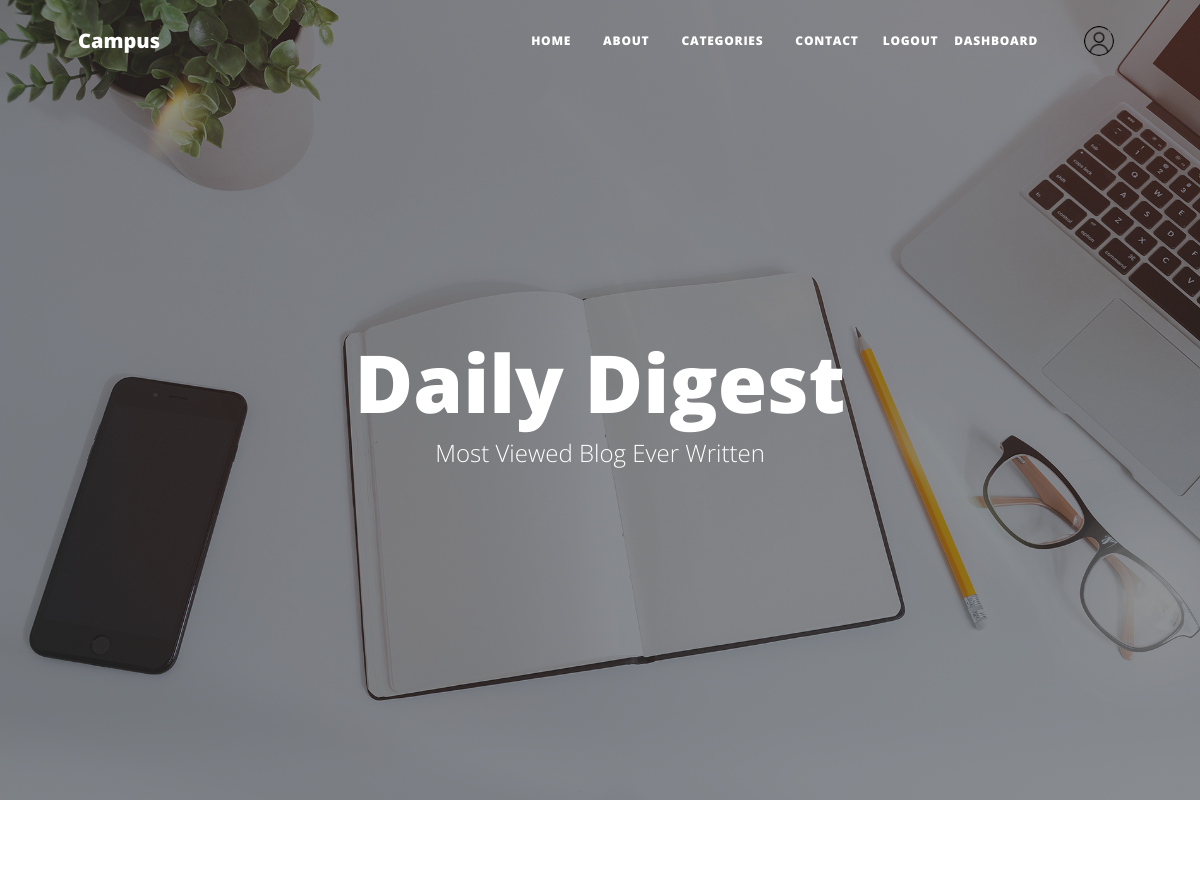
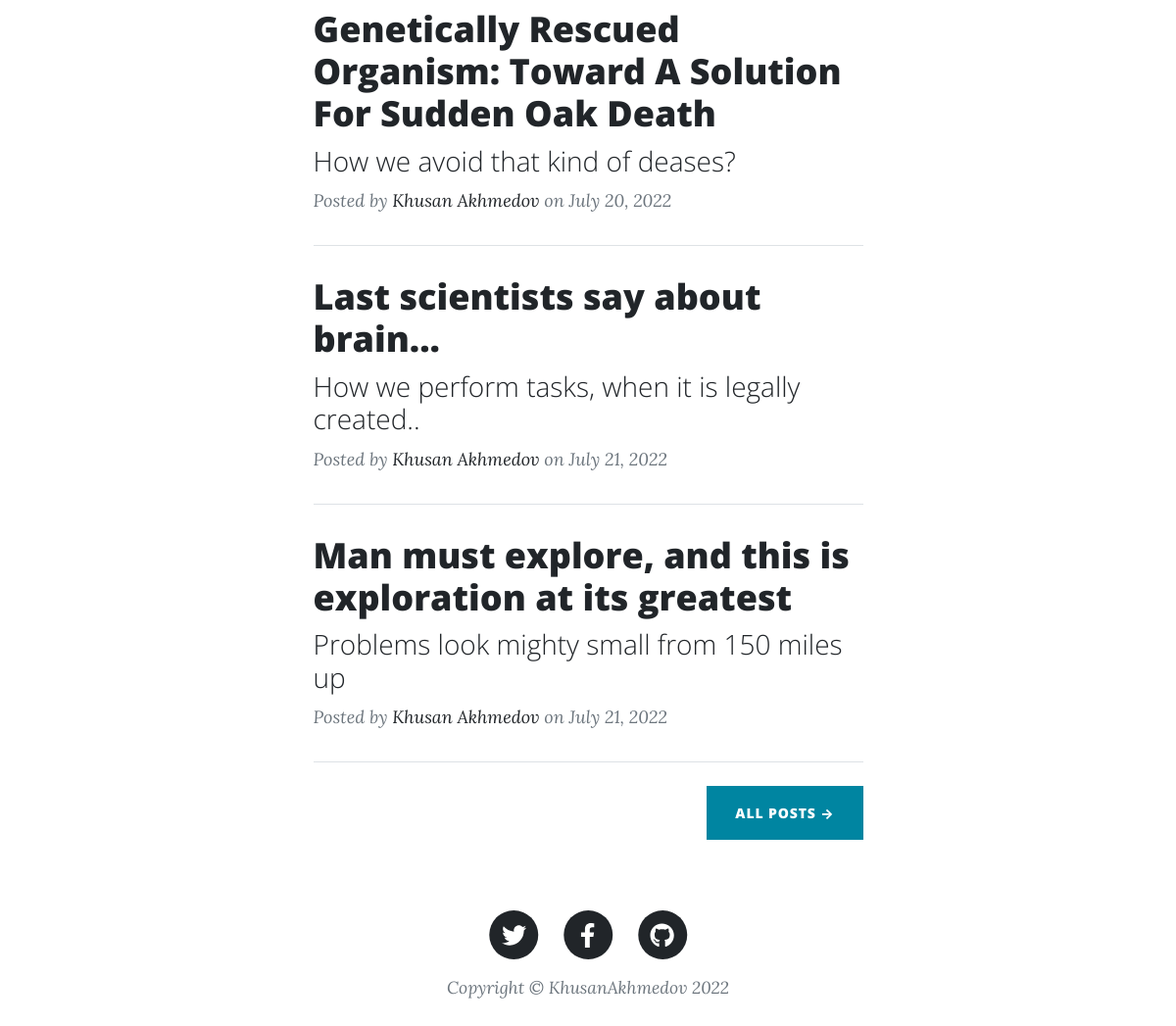
Page / (signed in) on the committed database (2 pictures, top to bottom).
### apps/portfolio/models.py (models this page shows, shortened)
class User(AbstractUser):
    is_organiser = models.BooleanField(default=False)
    is_agent = models.BooleanField(default=False)
    username = None
    email = models.EmailField(unique=True)
    USERNAME_FIELD = 'email'
    REQUIRED_FIELDS = []

class Home(models.Model):
    class Meta:
        verbose_name = 'Home'
        verbose_name_plural = "Home Page"
    blog_heading = models.CharField(max_length=100)
    blog_subheading = models.CharField(max_length=100)
    blog_headingImage = models.ImageField()

class Post(models.Model):
    class Meta:
        verbose_name = "My Post"
        verbose_name_plural = "My Posts"
    main_heading = models.CharField(max_length=200)
    sub_heading = models.CharField(max_length=150)
    date_post = models.CharField(max_length=100)
    post_text_1 = models.TextField()
    image_2 = models.ImageField(blank=True)
    post_heading_1 = models.CharField(max_length=100)
    post_text_2 = models.TextField()
    muted_text_1 = models.TextField()
    image_3 = models.ImageField(blank=True)
    post_heading_2 = models.CharField(max_length=100)
    post_text_3 = models.TextField()
    image = models.ImageField(blank=True)
    category = models.ForeignKey(
        "Category", blank=True, null=True, on_delete=models.CASCADE)
    name_blog = models.CharField(max_length=60)
    min_read = models.IntegerField(default=5)

### apps/authentication/models.py (models this page shows, shortened)
class Profile(models.Model):
	user = models.OneToOneField(User, on_delete=models.CASCADE)
	image = models.ImageField(default="default.png", upload_to='profile_pictures')

### apps/portfolio/views.py (the view)
# urls.py: path('', views.home, name='home'),
def home(request):
    homeContents = models.Home.objects.all()
    posts = models.Post.objects.all().order_by('id')[:3]
    context = {"homeContents": homeContents, "posts": posts}
    return render(request, 'pages/home.html', context)

### templates/pages/home.html (shortened to what this page needs)
{% extends 'layouts/base.html' %} {% block title %}base page{% endblock title %}
{% block content %} {% load static %}
<link rel="stylesheet" href="{% static 'css/home.css' %}">
<main id="main_home">
    {% for y in homeContents %}
    <header class="masthead" style="background-image: url({{ y.blog_headingImage.url }});">
        <div class="container  px-4 px-lg-5 sferma">
            <div class="row gx-4 gx-lg-5 justify-content-center">
                <div class="col-md-10 col-lg-8 col-xl-7">
                    <div class="site-heading">
                        <h1 style="color: white !important; position: relative;">{{ y.blog_heading }}</h1>
                        <span class="subheading" style="position: relative;">{{ y.blog_subheading }}</span>
                    </div>
                </div>
            </div>
        </div>
    </header>
    {% endfor %}
    <div class="container px-4 px-lg-5 content">
        <div class="row gx-4 gx-lg-5 justify-content-center">
            <div class="col-md-10 col-lg-8 col-xl-7 thing">
                {% for p in posts %}
                <div class="post-preview">
                    <a href="{% url 'blog:post' p.pk %}">
                        <h2 class="post-title">
                            {{ p.main_heading }}
                        </h2>
                        <h3 class="post-subtitle">
                            {{ p.sub_heading }}
                        </h3>
                    </a>
                    <p class="post-meta">
                        Posted by
                        <a href="#!">Khusan Akhmedov</a>
                        on {{ p.date_post }}
                    </p>
                </div>
                <hr class="my-4" />
                {% endfor %}
                <div class="d-flex justify-content-end mb-4">
                    <a class="btn btn-primary text-uppercase" href="{% url 'blog:category' %}?category/all_posts/34hk4h3kj4hk3j4hkhjkh3k434/">All Posts →</a>
                </div>
            </div>
        </div>
    </div>
</main>
{% endblock content %}

### templates/includes/navigation.html (shortened to what this page needs)
{% load static %}
<link href="{% static 'css/styles.css' %}" rel="stylesheet" />
<nav style="z-index: 1 !important;" class="navbar navbar-expand-lg navbar-light" id="mainNav">
    <div class="container px-4 px-lg-5 nav">
        <a class="navbar-brand" href="{% url 'blog:home' %}">Campus</a>
        <div class="collapse navbar-collapse" id="navbarResponsive">
            <ul class="navbar-nav ms-auto py-4 py-lg-0 align-items-center">
                <li class="nav-item">
                    <a class="nav-link px-lg-3 py-3 py-lg-4" href="{% url 'blog:home' %}">Home</a>
                </li>
                <li class="nav-item">
                    <a class="nav-link px-lg-3 py-3 py-lg-4" href="{% url 'blog:about' %}">About</a>
                </li>
                <li class="nav-item">
                    <a class="nav-link px-lg-3 py-3 py-lg-4" href="{% url 'blog:category' %}">Categories</a>
                </li>
                <li class="nav-item">
                    <a class="nav-link px-lg-3 py-3 py-lg-4" href="{% url 'blog:contact' %}">Contact</a>
                </li>
                {% if request.user.is_authenticated %}
                <li class="nav-item">
                    <a class="nav-link" id="pop_link" href="#">Logout</a>
                </li>
                {% if request.user.is_organiser %}
                <li class="nav-item">
                    <a class="nav-link" id="pop_link" href="{% url 'dashboard:dashboard_home' %}">Dashboard</a>
                </li>
                {% endif %}
                <li class="nav-item">
                    <a class="nav-link" id="img_profile" href="#"><img style="margin-left: 30px" src="{{ user.profile.image.url }}" alt="" width="30"></a>
                </li>
                {% endif %}
            </ul>
        </div>
    </div>
</nav>

### static/css/home.css (style rules this page uses)
* { padding: 0; margin: 0 }
.navbar { display: block !important; }
body { overflow-x: hidden !important; }
.content { position: relative; }
.overflow { overflow-y: scroll !important; }
header { height: 100vh; display: flex; justify-content: center; align-items: center; }

### templates/includes/navigation.html (style rules this page uses)
.navbar { display: none !important; }
.anime { display: block !important; }
a img { border-radius: 50%; }

### rows in the picture
User: profile.image (placeholder picture)
Home: blog_headingImage (picture), blog_heading "Daily Digest", blog_subheading "Most Viewed Blog Ever Written"
Post: main_heading "Genetically Rescued Organism: Toward A Solution For Sudden Oak Death", sub_heading "How we avoid that kind of deases?", date_post "July 20, 2022"
Post: main_heading "Last scientists say about brain...", sub_heading "How we perform tasks, when it is legally created..", date_post "July 21, 2022"
Post: main_heading "Man must explore, and this is exploration at its greatest", sub_heading "Problems look mighty small from 150 miles up", date_post "July 21, 2022"
